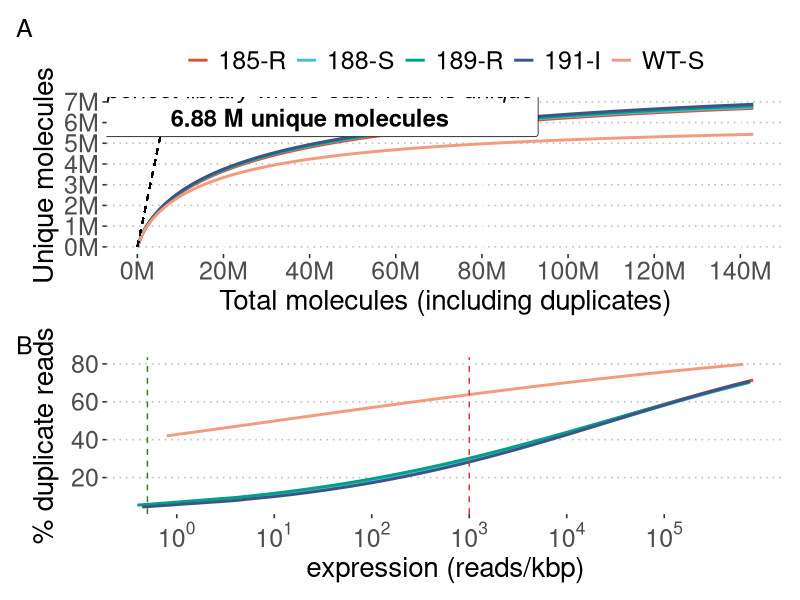

Source code (R):
library(ggplot2)
library(tidyverse)
library(ggtext)
library(ggsci)
library(ggpubr)
library(patchwork)

setwd("others/library_complex")

# Complexity curve and DupRadar
## Complexity curve
preseq_stat = read.csv("preseq_data.csv", header = T, stringsAsFactors = F, check.names = F)
l_preseq_stat = preseq_stat |>
  rename(total_mol = colnames(preseq_stat)[1]) |>
  pivot_longer(
    cols = c(-1),
    values_to = "counts",
    names_to = "strain"
  ) |>
  mutate(
    strain = case_when(
      strain == "strain_185" ~ "185-R",
      strain == "strain_188" ~ "188-S",
      strain == "strain_189" ~ "189-R",
      strain == "strain_191" ~ "191-I",
      TRUE ~ "WT-S"
      )
  )
complex_curve = ggplot(
    data = l_preseq_stat,
    aes(
        x = total_mol,
        y = counts,
        group = strain
    )
) +
  geom_line(
    aes(color = strain),
    linewidth = 1
  ) +
  geom_segment(
    aes(
      x = 0, xend = 6.88,
      y = 0, yend = 6.88
    ),
    linetype = 2
  ) +
  annotate(
    geom = "richtext",
    size = 6,
    x = 40, y = 6.80,
    label = "_a perfect library where each read is unique_<br>**6.88 M unique molecules**"
  ) +
  scale_x_continuous(breaks = seq(0, 140, 20),
                     labels = function(x){paste0(x, "M")}) +
  scale_y_continuous(breaks = seq(0, 8, 1),
                     labels = function(x){paste0(x, "M")}) +
  scale_color_npg() +
  labs(
    x = "Total molecules (including duplicates)",
    y = "Unique molecules"
  ) +
  theme_pubclean() +
  theme(
    legend.title = element_blank(),
    axis.title.x = element_text(size = 20),
    axis.title.y = element_text(size = 20),
    axis.text.x = element_text(size = 18),
    axis.text.y = element_text(size = 18),
    legend.text = element_text(size = 18)
  )
## DupRadar
dup_stat = read.csv("mqc_hcplot_bsqlomaevp.csv", header = T, stringsAsFactors = F)
l_dup_stat = dup_stat |>
  rename(expression = colnames(dup_stat)[1]) |>
  pivot_longer(
    cols = starts_with("strain"),
    values_to = "counts",
    names_to = "strain"
  ) |>
  mutate(
    strain = case_when(
      strain == "strain_185" ~ "185-R",
      strain == "strain_188" ~ "188-S",
      strain == "strain_189" ~ "189-R",
      strain == "strain_191" ~ "191-I",
      TRUE ~ "WT-S"
      )
  ) |>
  filter(!is.na(counts))
dupradar_p = ggplot(
    data = l_dup_stat,
    aes(
        x = expression,
        y = counts,
        group = strain
    )
) +
  geom_line(
    aes(color = strain),
    linewidth = 1
  ) +
  geom_vline(
    xintercept = c(0.5, 1000),
    linetype = "dashed",
    color = c("#367E18", "#DF2E38")
    ) +
  # log10 scaling and label with exponential format
  scale_x_log10(
    breaks = c(1, 10, 100, 1000, 10000, 100000),
    labels = scales::trans_format("log10", scales::math_format(10^.x))
  ) +
  scale_y_continuous(breaks = seq(0, 100, 20)) +
  scale_color_npg() +
  labs(
    x = "expression (reads/kbp)",
    y = "% duplicate reads"
  ) +
  theme_pubclean() +
  theme(
    legend.title = element_blank(),
    axis.title.x = element_text(size = 20),
    axis.title.y = element_text(size = 20),
    axis.text.x = element_text(size = 18),
    axis.text.y = element_text(size = 18),
    legend.position = "none"
  )
complex_dupradar = complex_curve / dupradar_p
complex_dupradar = complex_dupradar +
    plot_annotation(
        tag_levels = "A"
) &
    theme(plot.tag = element_text(size = 18))
# ggsave("complex_dupradar_figs.png", plot = complex_dupradar, units = "in", width = 14, height = 14, dpi = 300, device = "png")
ggsave("complex_dupradar_figs.pdf", plot = complex_dupradar, units = "in", width = 14, height = 14, dpi = 300, device = "pdf")
